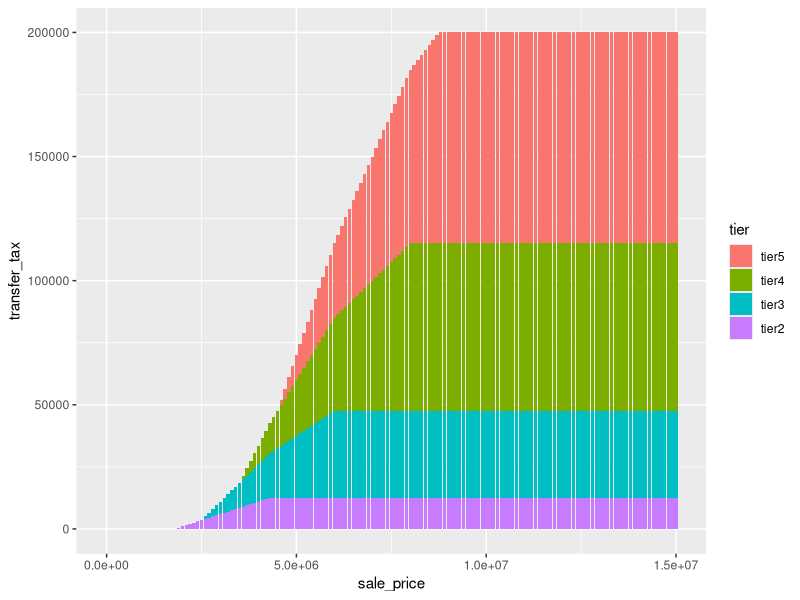

Write the R code that produced this figure.
library(ggplot2)

sale_price <- seq(0, 15e6, 100000)
# 2) The rate of the tax shall be one-half of one percent (0.5%) (five dollars
# ($5.00) for each one thousand dollars ($1,000.00) or fractional part thereof)
# for the value of consideration for property paid in excess of one million
# eight-hundred thousand dollars $1,800,000 but less than two million
# five-hundred thousand dollars($2,500,000.00).
tier2_fn <- function(x) {
  0.005 * min(2.5e6, max(0, x - 1.8e6)) 
}
tier2 <- sapply(sale_price, tier2_fn)

# (3) The rate of the tax shall be one percent (1%) (ten dollars ($10.00) for
# each one thousand dollars ($1,000.00)or fractional part thereof) for the
# value of the consideration for property conveyed in excess of two million
# five-hundred thousand dollars ($2,500,000) but less than three million
# five-hundred thousand dollars ($3,500,000).
tier3_fn <- function(x) {
  0.01 * min(3.5e6, max(0, x - 2.5e6)) 
}
tier3 <- sapply(sale_price, tier3_fn)


# (4) The rate of the tax shall be one and one-half percent (1.50%) (fifteen
# dollars ($15.00) for each one thousand dollars ($1,000.00) or fractional part
# thereof) for the value of the consideration for property conveyed in excess
# of three million five-hundred dollars ($3,500,000) but less than four million
# five-hundred thousand dollars($4,500,000).
tier4_fn <- function(x) {
  0.015 * min(4.5e6, max(0, x - 3.5e6)) 
}
tier4 <- sapply(sale_price, tier4_fn)
                
# (5) The rate of the tax shall be two percent (2.00%) (twenty dollars ($20.00)
# for each one thousand dollars ($1,000.00) or fractional part thereof) for the
# value of the consideration for property conveyed in excess of four million
# five-hundred thousand dollars ($4,500,000) provided, however, that the
# maximum amount of tax paid on any taxable transaction shall not exceed two
# hundred thousand dollars ($200,000).
cap_value <- 2e5 - max(tier2) - max(tier3) - max(tier4)
tier5_fn <- function(x) {
  min(cap_value, 0.02 * max(0, x - 4.5e6))
}
tier5 <- sapply(sale_price, tier5_fn)
                
df <- data.frame(
  sale_price = rep(sale_price,4),
  tier = c(rep("tier2", length(tier2)), rep("tier3", length(tier3)), rep("tier4", length(tier4)), rep("tier5", length(tier5))),
  transfer_tax = c(tier2, tier3, tier4, tier5)
)
df$tier <- factor(df$tier, levels=c("tier5", "tier4", "tier3", "tier2"))

# Create the stacked barplot with a numeric x-axis
p <- ggplot(df, aes(x = sale_price, y = transfer_tax, fill=tier)) +
  geom_bar(stat="identity", position="stack")

print(p)
